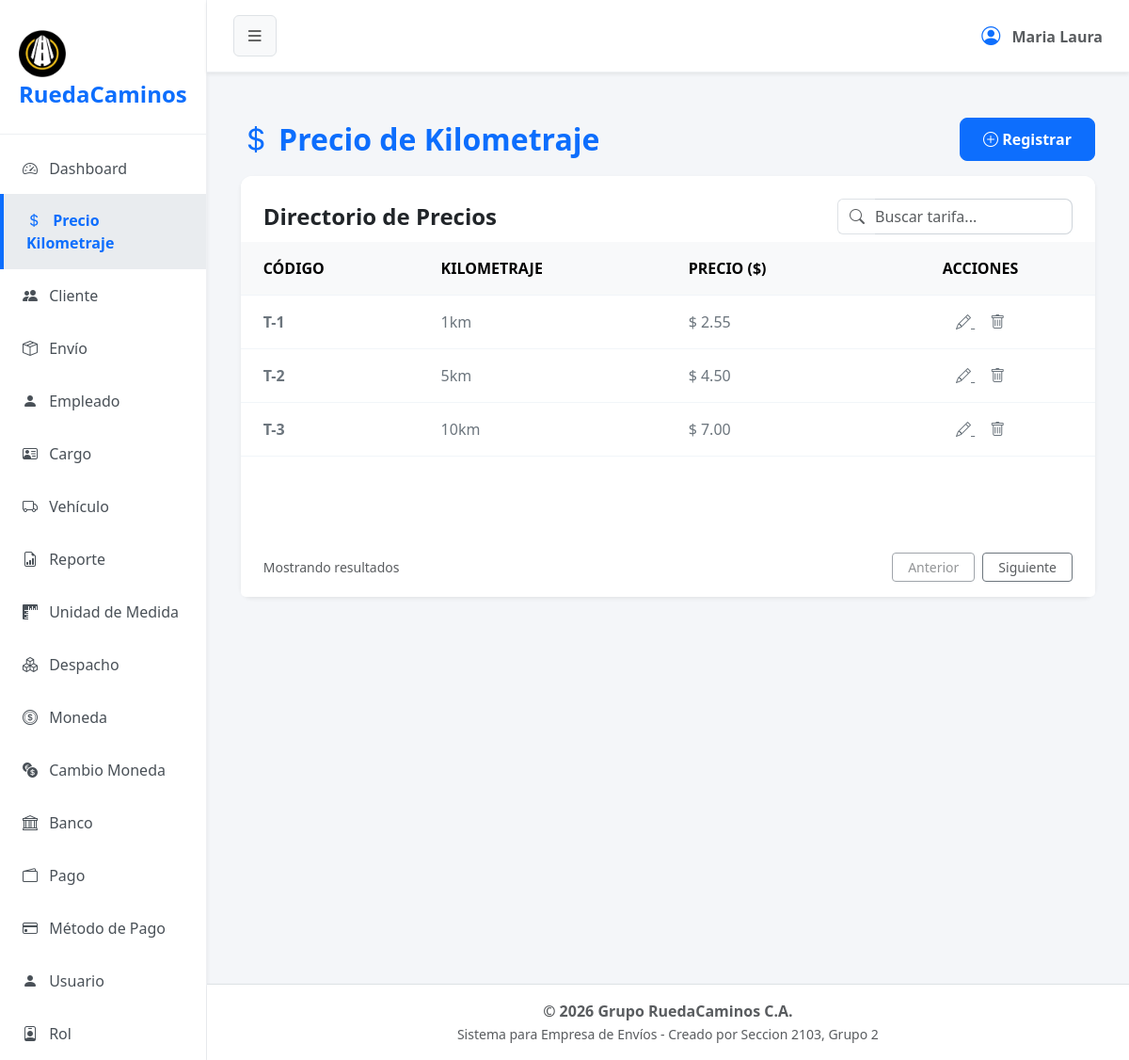
The app's page /?url=kilometraje with its own data.
### tables this page shows
CREATE TABLE `precio_kilometraje` (
  `cod_preciokilometraje` int(11) NOT NULL,
  `kilometraje` varchar(50) NOT NULL,
  `monto_tarifa` decimal(7,2) NOT NULL,
  `estado` tinyint(1) NOT NULL
);

### app/controller/kilometrajeController.php (called while the page is built, shortened)
<?php
$kilometraje = new Kilometraje();
$registros = $kilometraje->obt_RegistrosKilometraje();
include 'app/view/layout/header.php';
include 'app/view/kilometraje/kilometraje.php';
include 'app/view/layout/footer.php';
?>

### index.php (called while the page is built, shortened)
<?php
    $frontController = new FrontController();
?>

### app/config/Conexion.php (called while the page is built, shortened)
<?php
abstract class Conexion
{
    public $host = "localhost";
    public $namedb = "grupo_ruedacaminos";
    public $userdb = "root";
    public $passwd = "";
    public function __construct()
    {
        $this->conexion = $this->getConnection();
    }
    public function getConnection(): PDO
    {
        try {
            $dsn = "mysql:host=" . $this->host . ";dbname=" . $this->namedb . ";charset=utf8";
            $conexion = new PDO($dsn, $this->userdb, $this->passwd);
            $conexion->setAttribute(PDO::ATTR_ERRMODE, PDO::ERRMODE_EXCEPTION);
        } catch (PDOException $error) {
            die('No se pudo conectar a la base de datos, error:' . $error->getMessage());
        }
        return $conexion;
    }
}

### app/model/Kilometraje.php (called while the page is built, shortened)
<?php
class Kilometraje extends Conexion
{
    public function obt_RegistrosKilometraje() {
        $sentencia = "SELECT * FROM precio_kilometraje WHERE estado = 1";
        $select = $this->conexion->prepare($sentencia);
        $select->execute();
        return $select->fetchAll(\PDO::FETCH_ASSOC);
    }
}

### app/view/kilometraje/componentes/tabla.php (the view)
<div class="card-body p-0">
    <div class="table-responsive">
        <table class="table table-hover align-middle mb-0" id="tablaPrecios">
            <thead class="table-light">
                <tr>
                    <th class="ps-4">CÓDIGO</th>
                    <th>KILOMETRAJE</th> <th>PRECIO ($)</th>
                    <th class="text-center pe-4">ACCIONES</th>
                </tr>
            </thead>
            <tbody>
                <?php
                if (!empty($registros)) {
                    foreach ($registros as $fila): ?>
                        <tr>
                            <td class="ps-4 fw-bold text-secondary">T-<?= $fila['cod_preciokilometraje'] ?></td>
                            <td class="text-secondary"><?= $fila['kilometraje'] ?></td>
                            <td class="text-secondary">$ <?= number_format($fila['monto_tarifa'], 2) ?></td>
                            <td class="pe-4 text-center">
                                <a href="#" class="text-secondary me-3 btn-editar"
                                data-bs-toggle="modal"
                                data-bs-target="#modalEditar"
                                data-id="<?= $fila['cod_preciokilometraje'] ?>"
                                data-kilometraje="<?= $fila['kilometraje'] ?>"
                                data-precio="<?= $fila['monto_tarifa'] ?>">
                                <i class="bi bi-pencil"></i>
                                </a>
                                <a href="#" class="text-secondary btn-eliminar" data-id="<?= $fila['cod_preciokilometraje'] ?>"><i class="bi bi-trash"></i></a>
                            </td>
                        </tr>
                    <?php endforeach;
                } else {
                    echo "<tr><td colspan='4' class='text-center'>No hay registros disponibles.</td></tr>";
                }
                ?>
            </tbody>
        </table>
    </div>
</div>

### assets/css/styles.css (style rules this page uses)
body { background-color: #f4f6f9; font-family: 'Segoe UI', Tahoma, Geneva, Verdana, sans-serif; overflow-x: hidden; }
.table > :not(caption) > * > * { padding: 1rem 0.75rem; border-bottom-color: #f1f5f9; }

### records on screen
precio_kilometraje: cod_preciokilometraje "1", kilometraje "1km", monto_tarifa "2.55"
precio_kilometraje: cod_preciokilometraje "2", kilometraje "5km", monto_tarifa "4.50"
precio_kilometraje: cod_preciokilometraje "3", kilometraje "10km", monto_tarifa "7.00"
